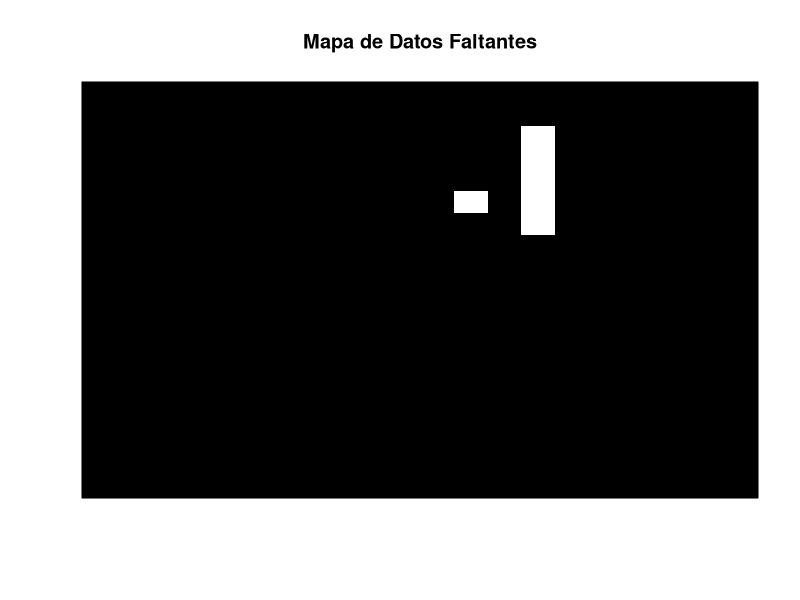

The R script that drew this image:
## ---- chunk 1
#| echo: false
setwd("~/Documents/Cursos/Laboratorio")
## ---- chunk 2
#| echo: true
library(readxl) #<1> 
df <- read_excel("DatosLab1.xlsx") #<2>
df <- as.data.frame(df) #<3>
## ---- chunk 3
#| echo: true
head(df)
## ---- chunk 4
#| echo: true
head(df[,6:ncol(df)])
## ---- chunk 5
#| echo: true
str(df[,6:ncol(df)]) 
## ---- chunk 6
#| echo: true
colnames(df)
## ---- chunk 7
#| echo: true
nombres=c("marca_temp","email","nombre","documento","f_nac", "edad","sexo","tel", "consentimiento", "par_q","apto","restriccion","fcr","presion_sis","presión_dia","estatura","masa_corporal","cintura","imc","masa_grasa","masa_muscular","masa_osea","grasa_vis", "fuerza_md","fuerza_mi")
## ---- chunk 8
#| echo: true
colnames(df)=nombres
## ---- chunk 9
#| echo: true
colnames(df)
## ---- chunk 10
#| echo: false
nombres2=c("edad","fcr","presion_sis","presión_dia","estatura","masa_corporal","cintura","imc","masa_grasa","masa_muscular","masa_osea","grasa_vis", "fuerza_md","fuerza_mi")
## ---- chunk 11
#| echo: false

str(df[,nombres2])
## ---- chunk 12
#| echo: true
# Limpieza de la columna Edad
# gsub("[^0-9.]", "", x) elimina todo lo que NO sea número o punto
df$edad <- gsub("[^0-9.]", "", df$edad)
df$edad <- as.numeric(df$edad)
# Aplicamos lo mismo a estatura y masa corporal
df$estatura <- as.numeric(gsub("[^0-9.]", "", df$estatura))
df$masa_corporal <- as.numeric(gsub("[^0-9.]", "", df$masa_corporal))
## ---- chunk 13
#| echo: false
df$cintura<- as.numeric(gsub("[^0-9.]", "", df$cintura))
df$imc<- as.numeric(gsub("[^0-9.]", "", df$imc))
df$masa_grasa<- as.numeric(gsub("[^0-9.]", "", df$masa_grasa))
df$masa_muscular<- as.numeric(gsub("[^0-9.]", "", df$masa_muscular))
df$masa_osea<- as.numeric(gsub("[^0-9.]", "", df$masa_osea)) 
df$grasa_vis<- as.numeric(gsub("[^0-9.]", "", df$grasa_vis))
df$fuerza_md<- as.numeric(gsub("[^0-9.]", "", df$fuerza_md))
df$fuerza_mi<- as.numeric(gsub("[^0-9.]", "", df$fuerza_mi))
## ---- chunk 14
#| echo: false
str(df[,nombres2])
## ---- chunk 15
#| echo: true
# 1. Identificar columnas sensibles por nombre
columnas_sensibles <- c("marca_temp", "email", "nombre","documento","f_nac", "sexo", "tel")   

# 2. Crear un ID aleatorio único para cada fila
set.seed(123)
df$id_estudiante <- sample(1000:9999, nrow(df), replace = FALSE)
## ---- chunk 16
#| echo: true
# 3. Crear el nuevo dataframe omitiendo las sensibles
# Usamos la indexación negativa o selección por nombre
df_anonimo <- subset(df, select= !(names(df) %in% columnas_sensibles)) 

# 4. Reordenar para que el ID sea la primera columna
df_anonimo <- df_anonimo[, c(ncol(df_anonimo), 1:(ncol(df_anonimo)-1))]
## ---- chunk 17
#| echo: true
colnames(df_anonimo)
## ---- chunk 18
#| echo: true
# Creamos un dataframe aparte que SOLO tenga la llave y los nombres
df_llave_maestra <- df[, c("id_estudiante","marca_temp", "email", "nombre","documento","f_nac", "sexo", "tel")]
## ---- chunk 19
#| echo: true
# Desordenamos las filas aleatoriamente
df_anonimo_desordenado <- df_anonimo[sample(nrow(df_anonimo)), ]
## ---- chunk 20
#| echo: true
# Unimos los nombres de vuelta al archivo desordenado usando la llave
df_recuperado <- merge(x = df_anonimo_desordenado, 
                       y = df_llave_maestra, 
                       by = "id_estudiante")
## ---- chunk 21
#| echo: true

# Retorna TRUE si hay al menos un dato faltante en cualquier parte
any(is.na(df_anonimo))

# Cuenta el total de datos faltantes en toda la matriz
sum(is.na(df_anonimo))
## ---- chunk 22
#| echo: true
# Retorna el número de NAs por cada columna
conteo_nas <- colSums(is.na(df_anonimo))
print(conteo_nas)

# Para verlo como porcentaje (útil para decidir si imputar o descartar)
porcentaje_nas <- colSums(is.na(df_anonimo)) / nrow(df_anonimo) * 100
print(porcentaje_nas)
## ---- chunk 23
#| echo: true
cual_na=function(df){
  cual=apply(apply(df,2,is.na),2,any)
  colnames(df)[cual] 
} 
vars_na=cual_na(df_anonimo)
vars_na
## ---- chunk 24
#| echo: true
cols=cual_na(df_anonimo)
apply(apply(df[,cols],2,is.na),2,sum)
## ---- chunk 25
#| echo: true
# Crea una imagen donde lo negro es dato presente y lo blanco es NA
image(is.na(df_anonimo), main = "Mapa de Datos Faltantes", 
      col = c("black", "white"), xaxt = "n", yaxt = "n") 
## ---- chunk 26
for(v in vars_na) {
  # Calcular la mediana ignorando los NAs
  mediana_v <- median(df_anonimo[, v], na.rm = TRUE)
  
# Reemplazar solo donde hay NA
df_anonimo[is.na(df_anonimo[, v]), v] <- mediana_v
}
